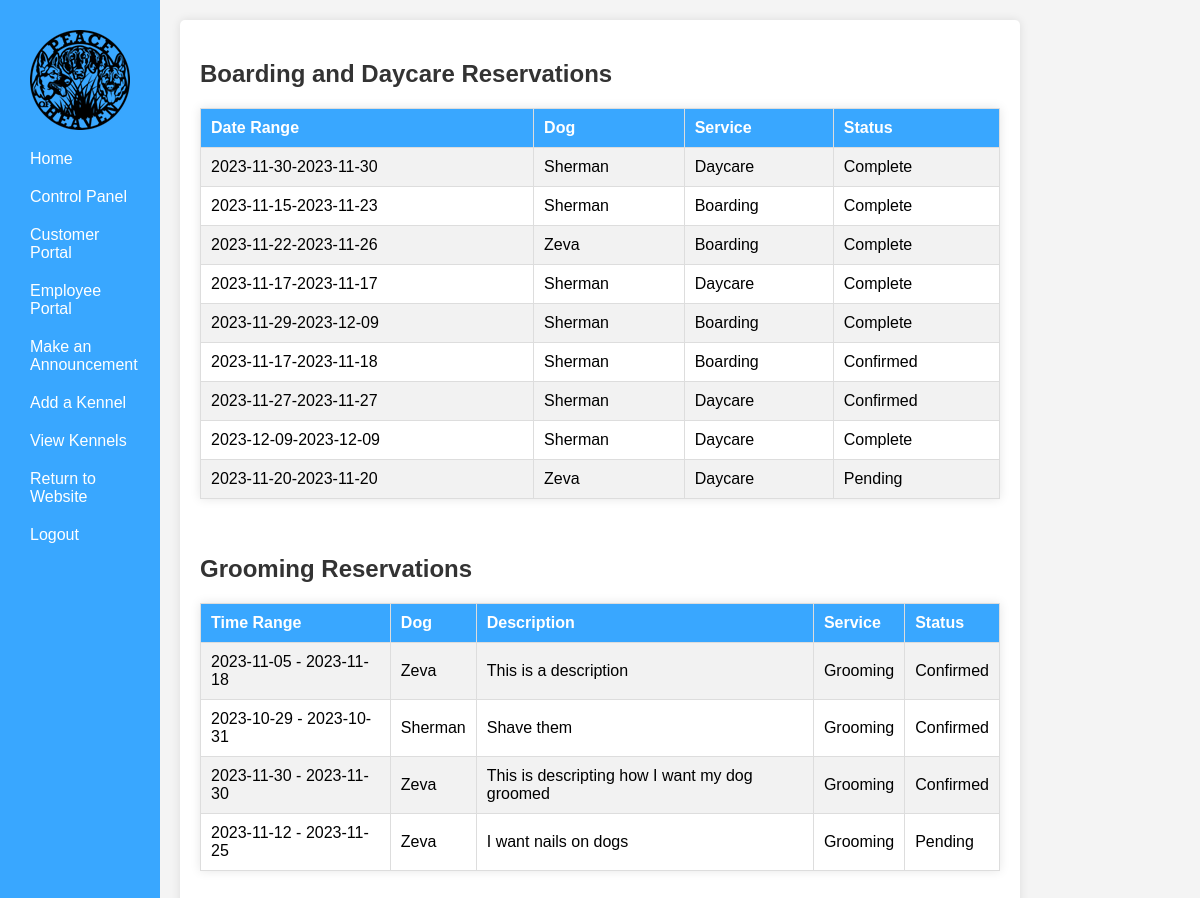
Page /php/AdminPortal/ReservationHistory.php (signed in) on the committed database.
### tables this page shows
CREATE TABLE `reservation` (
  `Res_ID` int(11) NOT NULL,
  `ResStartTime` date NOT NULL,
  `ResEndTime` date NOT NULL,
  `EmerContact` varchar(255) NOT NULL,
  `EmerPhone` varchar(12) NOT NULL,
  `isCheckedIn` tinyint(1) NOT NULL,
  `ServiceType` text NOT NULL,
  `isApproved` tinyint(1) NOT NULL,
  `ResDesc` varchar(500) NOT NULL,
  `isFinished` tinyint(1) NOT NULL,
  `CustID` int(11) NOT NULL,
  `DogID` int(11) NOT NULL,
  `KennelID` int(11) NOT NULL
);

CREATE TABLE `dog` (
  `DogID` int(11) NOT NULL,
  `DogName` varchar(30) NOT NULL,
  `Breed` varchar(30) NOT NULL,
  `DogDOB` date NOT NULL,
  `Sex` char(1) NOT NULL,
  `isFixed` tinyint(1) NOT NULL,
  `Weight` int(3) NOT NULL,
  `Color` varchar(16) NOT NULL,
  `HasForms` tinyint(1) NOT NULL DEFAULT 0,
  `DogOtherInfo` varchar(500) NOT NULL,
  `CustID` int(11) NOT NULL
);

CREATE TABLE `grooming_reservation` (
  `GroomResID` int(11) NOT NULL,
  `ResStartDate` date NOT NULL,
  `ResEndDate` date NOT NULL,
  `EmerContact` varchar(255) NOT NULL,
  `EmerPhone` varchar(12) NOT NULL,
  `isApproved` tinyint(1) NOT NULL DEFAULT 0,
  `GroomingDesc` varchar(500) NOT NULL,
  `isFinished` tinyint(1) NOT NULL DEFAULT 0,
  `CustID` int(11) NOT NULL,
  `DogID` int(11) NOT NULL
);

### php/UserHandling/classes/Config.php (called while the page is built)
<?php
class Config {
    public static function get($path = null) {
        if($path) {
            $config = $GLOBALS['config'];
            $path = explode('/',$path);
            foreach($path as $bit ) {
                if(isset($config[$bit])) {
                    $config = $config[$bit];
                } else {
                    return false;
                }
            }
            return $config;
        }
        return false;
    }
}

### php/UserHandling/classes/DB.php (called while the page is built, shortened)
<?php
class DB {
    private static $_instance = null;
    private $_pdo,
            $_query,
            $_lastQuery,
            $_error = false,
            $_results,
            $_count = 0;
    private function __construct() {
        try {
            $this->_pdo = new PDO('mysql:host=' . Config::get('mysql/host') . ';dbname=' . Config::get('mysql/db'),Config::get('mysql/username'), Config::get('mysql/password'));
        } catch (PDOException $e) {
            die($e->getMessage());
        }
    }
    public static function getInstance() {
        if(!isset(self::$_instance)) {
            self::$_instance = new DB();
        }
        return self::$_instance;
    }
    public function query($sql, $params = array()) {
        $this->_error = false;
        if($this->_query = $this->_pdo->prepare($sql)) {
            $x=1;
            if(count($params)) {
                foreach($params as $param) {
                    $this->_query->bindValue($x, $param);
                    $x++;
                }
            }
            if($this->_query->execute()) {
                $this->_results = $this->_query->fetchAll(PDO::FETCH_OBJ);
                $this->_count = $this->_query->rowCount();
            } else {
                $this->_error = true;
            }
        }
        return $this;
    }
    public function get($table, $where) {
        return $this->action('SELECT *', $table, $where);
    }
    public function results() {
        return $this->_results;
    }
    public function first() {
        return $this->results()[0];
    }
    private function action ($action, $table, $where = array()) {
        if(count($where) === 3) {
            $operators = array('=','>','<','<=','>=');
            $field      = $where[0];
            $operator   = $where[1];
            $value      = $where[2];
            if (in_array($operator, $operators)) {
                $sql = "{$action} FROM {$table} WHERE {$field} {$operator} ?";
                if(!$this->query($sql,array($value))->error()) {
                    return $this;
                }
            }
        }
        return false;
    }
    public function count() {
        return $this->_count;
    }
    public function error() {
        return $this->_error;
    }
    public function selectWhere($table, $conditions = array()) {
        if (count($conditions) > 0) {
            $where = '';
            $x = 1;
            foreach ($conditions as $field => $value) {
                $where .= "{$field} = ?";
            }
            $sql = "SELECT * FROM {$table} WHERE {$where}";
            if (!$this->query($sql, array_values($conditions))->error()) {
                return $this;
            }
        }
        return false;
    }
}

### php/UserHandling/classes/User.php (called while the page is built, shortened)
<?php
class User {
    private $_db,
            $_data,
            $_sessionName,
            $_cookieName,
            $_isLoggedIn;
    public function __construct($user = null) {
        $this->_db = DB::getInstance();
        $this->_sessionName = Config::get('session/session_name');
        if(!$user) {
            if(Session::exists($this->_sessionName)) {
                $user = Session::get($this->_sessionName);
                if($this->find($user)) {
                    $this->_isLoggedIn = true;
                } else {
                }
            }
        } else {
            $this->find($user);
        }
    }
    public function find($user = null) {
        if($user) {
            $field = (is_numeric($user)) ? 'id' : 'username';
            $data = $this->_db->get('users', array($field, '=', $user));
            if($data->count() > 0) {
                $this->_data = $data->first();
                return true;
            }
        }
        return false;
    }
    public function data() {
        return $this->_data;
    }
    public function isLoggedIn() {
        return $this->_isLoggedIn;
    }
}

### php/UserHandling/classes/Session.php (called while the page is built, shortened)
<?php
class Session {
    public static function exists($name) {
        return (isset($_SESSION[$name])) ? true : false;
    }
    public static function get($name) {
        return $_SESSION[$name];
    }
}

### php/UserHandling/classes/Reservation.php (called while the page is built, shortened)
<?php
class Reservation {
    private $_db,
            $_reservationData;
    public function __construct($service, array $dogs) {
        $this->_db = DB::getInstance();
    }
    public function getReservationData()
    {
        return $this->_reservationData;
    }
    public function getAllReservations()
    {
        $data = $this->_db->get('reservation', array(1, '=', 1));
        if($data->count() > 0) {
            $this->_reservationData = $data->results();
            return true;
        }
        return false;
    }
}

### php/UserHandling/classes/Dog.php (called while the page is built, shortened)
<?php
class Dog {
    private $_db,
            $_dogData,
            $_sessionName;
    public function __construct() {
        $this->_db = DB::getInstance();
    }
    public function findDogInfoWithDogID($dog = null){
        if($dog){
            $fields = 'DogID';
            $data = $this->_db->get('dog', array($fields, '=', $dog));
            if($data->count() > 0) {
                $this->_dogData = $data->first();
                return true;
            }
        }else{
            return false;
        }
    }
    public function data(){
        return $this->_dogData;
    }
}

### php/UserHandling/classes/GroomingReservation.php (called while the page is built, shortened)
<?php
class GroomingReservation {
    private $_db,
            $_groomingReservationData,
            $_sessionName,
            $_cookieName;
    public function __construct($service, array $dogs) {
        $this->_db = DB::getInstance();
    }
    public function getReservationData()
    {
        return $this->_groomingReservationData;
    }
        public function getAllGroomingReservations(){
            $whereConditions = array(
                1 => 1
            );
            $data = $this->_db->selectWhere('grooming_reservation', $whereConditions);
            if ($data->count() > 0) {
                $this->_groomingReservationData = $data->results();
                return true;
            } else {
                return false;
            }
        }
}

### php/AdminPortal/ReservationHistory.php (the view, shortened to what this page needs)
<?php
    $user = new User();
    if($user->isLoggedIn()) {
    if($user->data()->group == 3) {
        include("../AdminPortal/AdminNavBar.php");
    }
?>
<!DOCTYPE html>
<html>
<head>
        <link rel="stylesheet" href="/PeaceOfHeavenWebPage/css/MyReservations.css">
</head>
<body>
    <div class = 'content'>
  <h2>Boarding and Daycare Reservations</h2>
  <table>
    <thead>
      <tr>
        <th>Date Range</th>
        <th>Dog</th>
        <th>Service</th>
        <th>Status</th>
      </tr>
    </thead>
    <tbody>
      <tr>
      <?php
                $reservation = new Reservation('service', array());
                $dog = new Dog();
                $reservation->getAllReservations();
                $allReservations = $reservation->getReservationData();
                if(!empty($allReservations)){
                    foreach ($allReservations as $reservation){
                        echo '<tr>';
                        echo '<td>' . $reservation->ResStartTime . '-'.$reservation->ResEndTime.'</td>';
                        $dog->findDogInfoWithDogID($reservation->DogID);
                        $dogName = $dog->data()->DogName;
                        echo '<td>'.$dogName.'</td>';
                        echo '<td>' . $reservation->ServiceType .'</td>';
                        if($reservation->isApproved == 1 && $reservation->isFinished == 0){
                          echo '<td>Confirmed</td>';
                        }else if($reservation->isApproved == 1 && $reservation->isFinished == 1){
                          echo '<td>Complete</td>';
                        }
                        else if ($reservation->isApproved == 0){
                          echo '<td>Pending</td>';
                        }
                        echo '</tr>';
                    }
                }  ?>
      </tr>
    </tbody>
  </table>
  <br><br>
 <h2>Grooming Reservations</h2>
  <table>
    <thead>
      <tr>
        <th>Time Range</th>
        <th>Dog</th>
        <th>Description</th>
        <th>Service</th>
        <th>Status</th>
      </tr>
    </thead>
    <tbody>
      <tr>
        <?php
        $groomingReservation = new GroomingReservation('Grooming', array());
        $dog = new Dog();
        $groomingReservation->getAllGroomingReservations();
        $allGroomingData = $groomingReservation->getReservationData();
            if(!empty($allGroomingData)){
                foreach ($allGroomingData as $reservationGrooming){
                    echo '<tr>';
                    echo '<td>'. $reservationGrooming->ResStartDate . ' - ' .  $reservationGrooming->ResEndDate.'</td>';
                    $dog->findDogInfoWithDogID($reservationGrooming->DogID);
                    $dogName = $dog->data()->DogName;
                    echo '<td>'. $dogName . '</td>';
                    echo '<td>'. $reservationGrooming->GroomingDesc. '</td>';
                    echo '<td>Grooming</td>';
                    if($reservationGrooming->isApproved == 1 && $reservationGrooming->isFinished == 0){
                      echo '<td>Confirmed</td>';
                    }else if($reservationGrooming->isApproved == 1 && $reservationGrooming->isFinished == 1){
                      echo '<td>Complete</td>';
                    }
                    else if ($reservationGrooming->isApproved == 0){
                      echo '<td>Pending</td>';
                    }
                    echo '</tr>';
             }
            } ?>
      </tr>
    </tbody>
  </table>
  <br><br>
</div>
</body>
</html>
<?php
}else{Redirect::to('../UserHandling/login.php');} ?>

### css/CredNavBar.css (style rules this page uses)
body { margin: 0; padding: 0; font-family: Arial, sans-serif; }
.content { margin-left: 75%; padding: 20px; }

### css/MyReservations.css (style rules this page uses)
.content { margin-left: 12%; padding: 10px; max-width: 800px; margin: 20px auto; background-color: #fff; padding: 20px; border-radius: 5px; box-shadow: 0 0 10px rgba(0, 0, 0, 0.1); }
body { font-family: Arial, sans-serif; background-color: #f4f4f4; margin: 0; padding: 0; }
h2 { color: #333; }
table { width: 100%; margin-top: 20px; border-collapse: collapse; box-shadow: 0 0 10px rgba(0, 0, 0, 0.1); }
th, td { border: 1px solid #ddd; padding: 10px; text-align: left; }
th { background-color: #39A7FF; color: white; }
tbody tr:nth-child(even) { background-color: #f2f2f2; }

### rows in the picture
reservation: ResStartTime "2023-11-30", ResEndTime "2023-11-30", DogID.DogName "Sherman", ServiceType "Daycare", isApproved "Complete"
reservation: ResStartTime "2023-11-15", ResEndTime "2023-11-23", DogID.DogName "Sherman", ServiceType "Boarding", isApproved "Complete"
reservation: ResStartTime "2023-11-22", ResEndTime "2023-11-26", DogID.DogName "Zeva", ServiceType "Boarding", isApproved "Complete"
reservation: ResStartTime "2023-11-17", ResEndTime "2023-11-17", DogID.DogName "Sherman", ServiceType "Daycare", isApproved "Complete"
reservation: ResStartTime "2023-11-29", ResEndTime "2023-12-09", DogID.DogName "Sherman", ServiceType "Boarding", isApproved "Complete"
reservation: ResStartTime "2023-11-17", ResEndTime "2023-11-18", DogID.DogName "Sherman", ServiceType "Boarding", isApproved "Confirmed"
reservation: ResStartTime "2023-11-27", ResEndTime "2023-11-27", DogID.DogName "Sherman", ServiceType "Daycare", isApproved "Confirmed"
reservation: ResStartTime "2023-12-09", ResEndTime "2023-12-09", DogID.DogName "Sherman", ServiceType "Daycare", isApproved "Complete"
reservation: ResStartTime "2023-11-20", ResEndTime "2023-11-20", DogID.DogName "Zeva", ServiceType "Daycare", isApproved "Pending"
grooming_reservation: ResStartDate "2023-11-05", ResEndDate "2023-11-18", DogID.DogName "Zeva", GroomingDesc "This is a description", isApproved "Confirmed"
grooming_reservation: ResStartDate "2023-10-29", ResEndDate "2023-10-31", DogID.DogName "Sherman", GroomingDesc "Shave them", isApproved "Confirmed"
grooming_reservation: ResStartDate "2023-11-30", ResEndDate "2023-11-30", DogID.DogName "Zeva", GroomingDesc "This is descripting how I want my dog groomed", isApproved "Confirmed"
grooming_reservation: ResStartDate "2023-11-12", ResEndDate "2023-11-25", DogID.DogName "Zeva", GroomingDesc "I want nails on dogs", isApproved "Pending"
